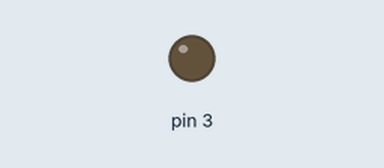
Recording of a sketch running on a simulated Arduino Uno, built with avr-gcc and run on an emulated ATmega328P. On the bench: output pins drawn as LEDs (lit = HIGH).

Above: at 0.05 s.
Timing chart, 0 to 6.7 s (numbered marks = the images above):
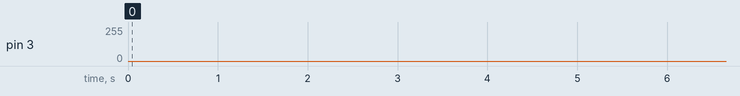

The sketch:

Faro.ino
```cpp
int salida=0;
int estado=0;

void setup() {
  // put your setup code here, to run once:
  pinMode(3,OUTPUT);
  Serial.begin(9600);
}

void loop() {
  // put your main code here, to run repeatedly:

  if(estado==0){
    salida++;
    if(salida==255){
      estado=1;
    }
  }
  else{
    salida --;
    if(salida==0){
      estado=0;
    }
  }
  analogWrite(3,salida);
  delay(4);
}
```
